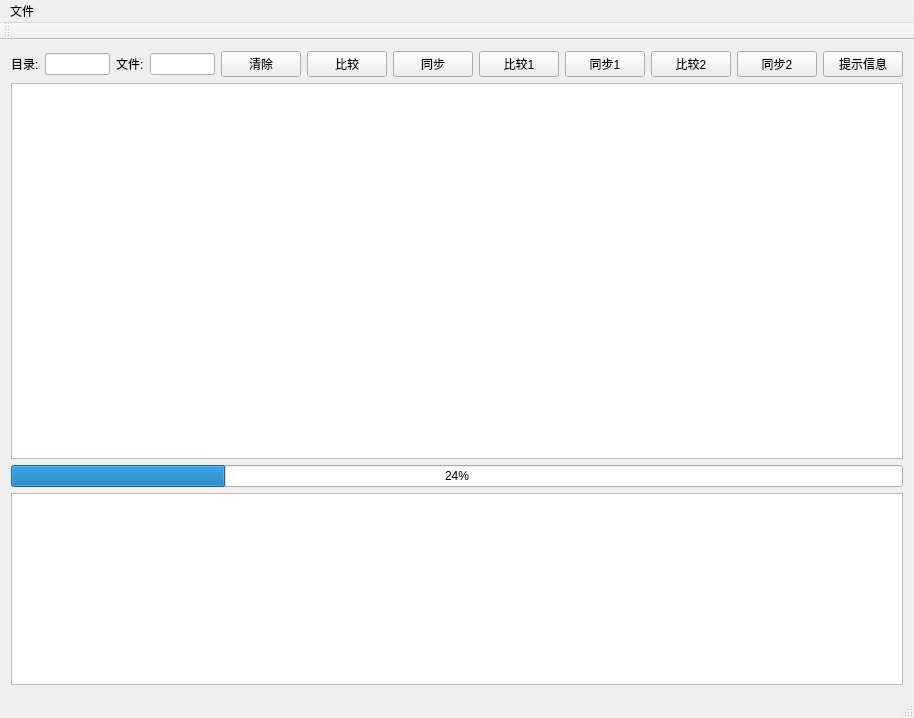
<?xml version="1.0" encoding="UTF-8"?>
<ui version="4.0">
 <class>MainWindow</class>
 <widget class="QMainWindow" name="MainWindow">
  <property name="geometry">
   <rect>
    <x>0</x>
    <y>0</y>
    <width>914</width>
    <height>718</height>
   </rect>
  </property>
  <property name="windowTitle">
   <string>MainWindow</string>
  </property>
  <widget class="QWidget" name="centralWidget">
   <layout class="QGridLayout" name="gridLayout">
    <item row="0" column="0">
     <widget class="QLabel" name="labelDir">
      <property name="text">
       <string>目录:</string>
      </property>
     </widget>
    </item>
    <item row="0" column="1">
     <widget class="QLineEdit" name="lineEditDir"/>
    </item>
    <item row="0" column="2">
     <widget class="QLabel" name="labelFile">
      <property name="text">
       <string>文件:</string>
      </property>
     </widget>
    </item>
    <item row="0" column="3">
     <widget class="QLineEdit" name="lineEditFile"/>
    </item>
    <item row="0" column="4">
     <widget class="QPushButton" name="pushButtonDelete">
      <property name="sizePolicy">
       <sizepolicy hsizetype="Fixed" vsizetype="Fixed">
        <horstretch>0</horstretch>
        <verstretch>0</verstretch>
       </sizepolicy>
      </property>
      <property name="text">
       <string>清除</string>
      </property>
     </widget>
    </item>
    <item row="0" column="5">
     <widget class="QPushButton" name="pushButtonCompare">
      <property name="sizePolicy">
       <sizepolicy hsizetype="Fixed" vsizetype="Fixed">
        <horstretch>0</horstretch>
        <verstretch>0</verstretch>
       </sizepolicy>
      </property>
      <property name="text">
       <string>比较</string>
      </property>
     </widget>
    </item>
    <item row="0" column="6">
     <widget class="QPushButton" name="pushButtonSynchronize">
      <property name="sizePolicy">
       <sizepolicy hsizetype="Fixed" vsizetype="Fixed">
        <horstretch>0</horstretch>
        <verstretch>0</verstretch>
       </sizepolicy>
      </property>
      <property name="text">
       <string>同步</string>
      </property>
     </widget>
    </item>
    <item row="0" column="7">
     <widget class="QPushButton" name="pushButtonCompare1">
      <property name="sizePolicy">
       <sizepolicy hsizetype="Fixed" vsizetype="Fixed">
        <horstretch>0</horstretch>
        <verstretch>0</verstretch>
       </sizepolicy>
      </property>
      <property name="text">
       <string>比较1</string>
      </property>
     </widget>
    </item>
    <item row="0" column="8">
     <widget class="QPushButton" name="pushButtonSynchronize1">
      <property name="sizePolicy">
       <sizepolicy hsizetype="Fixed" vsizetype="Fixed">
        <horstretch>0</horstretch>
        <verstretch>0</verstretch>
       </sizepolicy>
      </property>
      <property name="text">
       <string>同步1</string>
      </property>
     </widget>
    </item>
    <item row="0" column="9">
     <widget class="QPushButton" name="pushButtonCompare2">
      <property name="sizePolicy">
       <sizepolicy hsizetype="Fixed" vsizetype="Fixed">
        <horstretch>0</horstretch>
        <verstretch>0</verstretch>
       </sizepolicy>
      </property>
      <property name="text">
       <string>比较2</string>
      </property>
     </widget>
    </item>
    <item row="0" column="10">
     <widget class="QPushButton" name="pushButtonSynchronize2">
      <property name="sizePolicy">
       <sizepolicy hsizetype="Fixed" vsizetype="Fixed">
        <horstretch>0</horstretch>
        <verstretch>0</verstretch>
       </sizepolicy>
      </property>
      <property name="text">
       <string>同步2</string>
      </property>
     </widget>
    </item>
    <item row="0" column="11">
     <widget class="QPushButton" name="pushButtonInfoTip">
      <property name="sizePolicy">
       <sizepolicy hsizetype="Fixed" vsizetype="Fixed">
        <horstretch>0</horstretch>
        <verstretch>0</verstretch>
       </sizepolicy>
      </property>
      <property name="text">
       <string>提示信息</string>
      </property>
     </widget>
    </item>
    <item row="1" column="0" colspan="12">
     <widget class="QTableView" name="tableView"/>
    </item>
    <item row="2" column="0" colspan="12">
     <widget class="QProgressBar" name="progressBar">
      <property name="value">
       <number>24</number>
      </property>
     </widget>
    </item>
    <item row="3" column="0" colspan="12">
     <widget class="QTextEdit" name="textEdit">
      <property name="sizePolicy">
       <sizepolicy hsizetype="Expanding" vsizetype="Fixed">
        <horstretch>0</horstretch>
        <verstretch>0</verstretch>
       </sizepolicy>
      </property>
     </widget>
    </item>
   </layout>
  </widget>
  <widget class="QMenuBar" name="menuBar">
   <property name="geometry">
    <rect>
     <x>0</x>
     <y>0</y>
     <width>914</width>
     <height>26</height>
    </rect>
   </property>
   <widget class="QMenu" name="menu">
    <property name="title">
     <string>文件</string>
    </property>
   </widget>
   <addaction name="menu"/>
  </widget>
  <widget class="QToolBar" name="mainToolBar">
   <attribute name="toolBarArea">
    <enum>TopToolBarArea</enum>
   </attribute>
   <attribute name="toolBarBreak">
    <bool>false</bool>
   </attribute>
  </widget>
  <widget class="QStatusBar" name="statusBar"/>
  <action name="actOpen">
   <property name="checkable">
    <bool>true</bool>
   </property>
   <property name="icon">
    <iconset>
     <normalon>:/image/open.png</normalon>
    </iconset>
   </property>
   <property name="text">
    <string>打开目录</string>
   </property>
   <property name="toolTip">
    <string>打开目录</string>
   </property>
   <property name="shortcut">
    <string>Ctrl+O</string>
   </property>
  </action>
  <action name="actSave">
   <property name="icon">
    <iconset>
     <normalon>:/image/save.png</normalon>
    </iconset>
   </property>
   <property name="text">
    <string>保存</string>
   </property>
   <property name="toolTip">
    <string>另存为</string>
   </property>
   <property name="shortcut">
    <string>Ctrl+S</string>
   </property>
  </action>
  <action name="actExit">
   <property name="icon">
    <iconset>
     <normalon>:/image/exit.png</normalon>
    </iconset>
   </property>
   <property name="text">
    <string>退出</string>
   </property>
   <property name="toolTip">
    <string>退出系统</string>
   </property>
   <property name="shortcut">
    <string>Ctrl+E</string>
   </property>
  </action>
  <action name="actOpenFile">
   <property name="icon">
    <iconset>
     <normalon>:/image/paste.png</normalon>
    </iconset>
   </property>
   <property name="text">
    <string>打开文件</string>
   </property>
   <property name="toolTip">
    <string>打开文件</string>
   </property>
  </action>
 </widget>
 <layoutdefault spacing="6" margin="11"/>
 <resources/>
 <connections/>
</ui>
